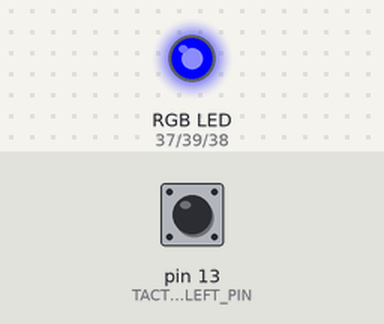
Simulated run of this sketch. Board: Arduino Mega 2560, built with avr-gcc and run on an emulated ATmega2560. Shown: an RGB LED mixed from three pins (HIGH = lit). The test bench sets the inputs (shaded band); at power-on: pin 13 (TACT_SWITCH_LEFT_PIN) LOW.

Above: at 1.2 s.
1.3 s: pin 13 (TACT_SWITCH_LEFT_PIN) pulled HIGH for 0.15 s
At 2.6 s:
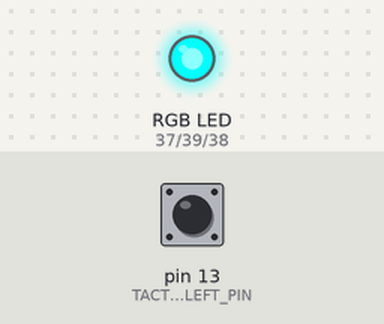
2.9 s: pin 13 (TACT_SWITCH_LEFT_PIN) pulled HIGH for 1 s
At 5.1 s:
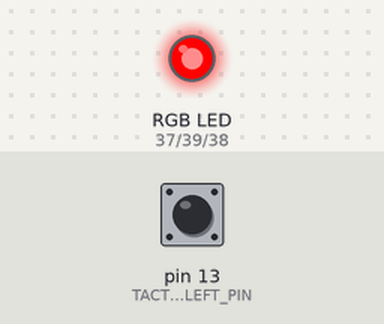
5.4 s: pin 13 (TACT_SWITCH_LEFT_PIN) pulled HIGH for 0.15 s
At 5.9 s:
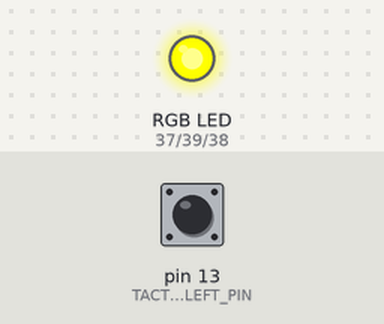
7.0 s: pin 13 (TACT_SWITCH_LEFT_PIN) pulled HIGH for 3.2 s
At 11.3 s:
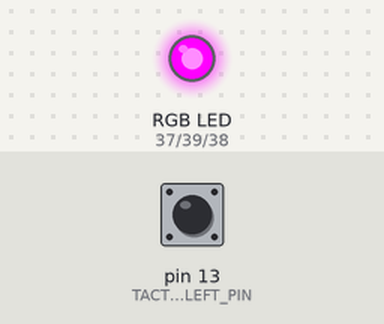
11.7 s: pin 13 (TACT_SWITCH_LEFT_PIN) pulled HIGH for 0.15 s
At 13.0 s:
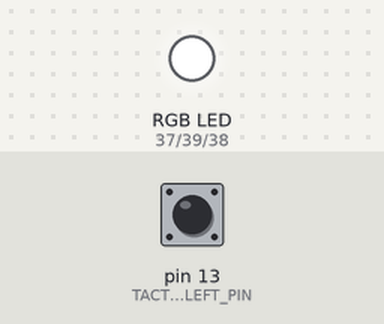
13.3 s: pin 13 (TACT_SWITCH_LEFT_PIN) pulled HIGH for 1 s
At 15.6 s:
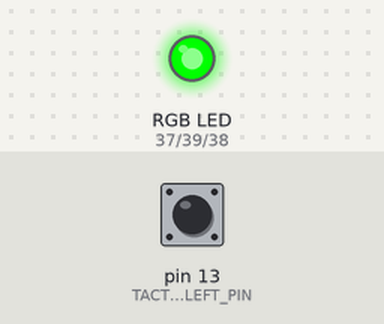
Timing chart, 0 to 16.8 s (numbered marks = the images above; inputs shaded):
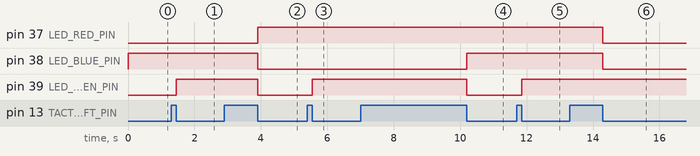

Measured:
- after the input at 1.3 s, pin 39 (LED_GREEN_PIN): LOW → HIGH after 0.15 s
- after the input at 2.9 s, pin 37 (LED_RED_PIN): LOW → HIGH after 1.0 s; pin 38 (LED_BLUE_PIN), pin 39 (LED_GREEN_PIN): HIGH → LOW after 1.0 s
- after the input at 5.4 s, pin 39 (LED_GREEN_PIN): LOW → HIGH after 0.15 s
- after the input at 7.0 s, pin 38 (LED_BLUE_PIN): LOW → HIGH after 3.2 s; pin 39 (LED_GREEN_PIN): HIGH → LOW after 3.2 s
- after the input at 11.7 s, pin 39 (LED_GREEN_PIN): LOW → HIGH after 0.15 s
- after the input at 13.3 s, pin 37 (LED_RED_PIN), pin 38 (LED_BLUE_PIN): HIGH → LOW after 1.0 s

The sketch:

kadai3.ino
```cpp
#include "mono2025.h"

void loop() {
  static byte tact_count = 1;
  if (isTactPressed(LS)) tact_count++;
  switch(tact_count) {
    case 1: led(G); break;
    case 2: led(B); break;
    case 3: led(C); break;
    case 4: led(R); break;
    case 5: led(Y); break;
    case 6: led(M); break;
    case 7: led(W); tact_count = 0; break;
  }
}
```

mono2025.h
```cpp
// (licence header left out)
#ifndef MONO2025_H
#define MONO2025_H

/***********
 * 制御ピン *
 ***********/

// LED (RGB)
const byte LED_RED_PIN = 37;
const byte LED_GREEN_PIN = 39;
const byte LED_BLUE_PIN = 38;
// 書き込みピン
const byte PIN_WRITE[] = { LED_RED_PIN, LED_GREEN_PIN, LED_BLUE_PIN };

// タクトスイッチ
const byte TACT_SWITCH_LEFT_PIN = 13;
const byte TACT_SWITCH_RIGHT_PIN = 12;
// 読み込みピン
const byte PIN_READ[] = { TACT_SWITCH_LEFT_PIN, TACT_SWITCH_RIGHT_PIN };

/***********
 * 補助関数 *
 ***********/

// デジタルピンに書き込み
inline void ren(byte pin, byte level) {
  digitalWrite(pin, level);
}

/***************
 * 処理ここから *
 ***************/

/***********
 * LED制御 *
 ***********/

// LED の色設定
void set_led(byte r_val = LOW, byte g_val = LOW, byte b_val = LOW) {
  // 赤
  ren(LED_RED_PIN, r_val);
  // 緑
  ren(LED_GREEN_PIN, g_val);
  // 青
  ren(LED_BLUE_PIN, b_val);
}

// 各色に対応する列挙型
enum LedColor { R, G, B, W, C, Y, M, K };

// LED制御関数
inline void led(LedColor color = K, boolean low = false) {
  switch (color) {
    case R: set_led(HIGH, LOW, LOW); break;
    case G: set_led(LOW, HIGH, LOW); break;
    case B: set_led(LOW, LOW, HIGH); break;
    case W: set_led(HIGH, HIGH, HIGH); break;
    case C: set_led(LOW, HIGH, HIGH); break;
    case Y: set_led(HIGH, HIGH, LOW); break;
    case M: set_led(HIGH, LOW, HIGH); break;
    case K: set_led(LOW, LOW, LOW); break;
  }
  if (low) {
    delay(1);
    set_led(LOW, LOW, LOW);
    delay(9);
  }
}

/*****************
 * タクトスイッチ *
 *****************/

// タクトスイッチの左右を識別する列挙型
enum TactSwitch { LS, RS };

// 指定された側のタクトスイッチが押され続けている時は true
boolean isTactEnabled(TactSwitch side) {
  return digitalRead((side == LS) ? TACT_SWITCH_LEFT_PIN : TACT_SWITCH_RIGHT_PIN) == LOW;
}

// タクトチャタリング防止遅延 (マイクロ秒)
const byte CHATTER_DEBOUNCE_US = 60;
// 指定された側のタクトスイッチが１回押された時に true
boolean isTactPressed(TactSwitch side) {
  // スイッチの状態保持用 (L, R に対応)
  static boolean tact_pressed_state[2] = {true, true};
  // チャタリング防止
  delayMicroseconds(CHATTER_DEBOUNCE_US);
  boolean currently_enabled = isTactEnabled(side);
  // 指定されたスイッチの状態を参照し更新
  if (currently_enabled && tact_pressed_state[side]) {
    // 押されたので状態を更新
    tact_pressed_state[side] = false;
    return true;
  } else if (!currently_enabled) {
    // 離されたので状態をリセット
    tact_pressed_state[side] = true;
    return false;
  } else {
    // 押され続けているが無視
    return false;
  }
}

/***********
 * 実行準備 *
 ***********/

// 初期化
void setup() {
  // 出力ピンの割り当て
  for (byte i = 0; i < sizeof(PIN_WRITE) / sizeof(PIN_WRITE[0]); i++) {
    pinMode(PIN_WRITE[i], OUTPUT);
  }
  // 入力ピンの割り当て
  for (byte i = 0; i < sizeof(PIN_READ) / sizeof(PIN_READ[0]); i++) {
    pinMode(PIN_READ[i], INPUT);
  }
}

#endif // MONO2025_H
```
